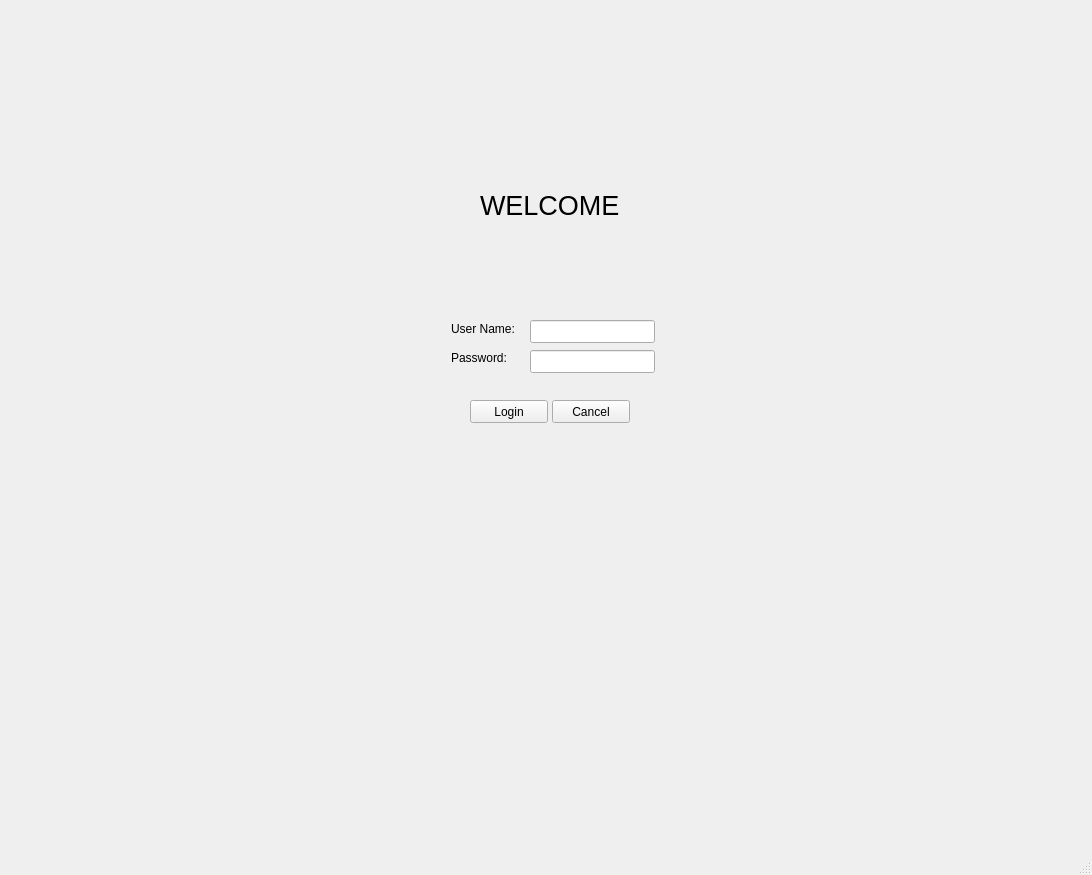
<?xml version="1.0" encoding="UTF-8"?>
<ui version="4.0">
 <class>MainWindow</class>
 <widget class="QMainWindow" name="MainWindow">
  <property name="geometry">
   <rect>
    <x>0</x>
    <y>0</y>
    <width>1092</width>
    <height>875</height>
   </rect>
  </property>
  <property name="windowTitle">
   <string>MainWindow</string>
  </property>
  <property name="inputMethodHints">
   <set>Qt::ImhHiddenText</set>
  </property>
  <widget class="QWidget" name="centralwidget">
   <widget class="QWidget" name="LoginWindow" native="true">
    <property name="geometry">
     <rect>
      <x>380</x>
      <y>80</y>
      <width>341</width>
      <height>521</height>
     </rect>
    </property>
    <widget class="QLabel" name="lb_Welcome">
     <property name="geometry">
      <rect>
       <x>100</x>
       <y>100</y>
       <width>141</width>
       <height>51</height>
      </rect>
     </property>
     <property name="font">
      <font>
       <pointsize>20</pointsize>
      </font>
     </property>
     <property name="text">
      <string>WELCOME</string>
     </property>
    </widget>
    <widget class="QPushButton" name="btn_Cancel">
     <property name="geometry">
      <rect>
       <x>172</x>
       <y>320</y>
       <width>78</width>
       <height>23</height>
      </rect>
     </property>
     <property name="text">
      <string>Cancel</string>
     </property>
    </widget>
    <widget class="QPushButton" name="btn_Login">
     <property name="geometry">
      <rect>
       <x>90</x>
       <y>320</y>
       <width>78</width>
       <height>23</height>
      </rect>
     </property>
     <property name="text">
      <string>Login</string>
     </property>
    </widget>
    <widget class="QLabel" name="lb_User">
     <property name="geometry">
      <rect>
       <x>71</x>
       <y>241</y>
       <width>71</width>
       <height>16</height>
      </rect>
     </property>
     <property name="text">
      <string>User Name:</string>
     </property>
    </widget>
    <widget class="QLineEdit" name="Passw_data">
     <property name="geometry">
      <rect>
       <x>150</x>
       <y>270</y>
       <width>125</width>
       <height>23</height>
      </rect>
     </property>
     <property name="inputMethodHints">
      <set>Qt::ImhSensitiveData</set>
     </property>
    </widget>
    <widget class="QLabel" name="lb_password">
     <property name="geometry">
      <rect>
       <x>71</x>
       <y>270</y>
       <width>61</width>
       <height>16</height>
      </rect>
     </property>
     <property name="text">
      <string>Password:</string>
     </property>
    </widget>
    <widget class="QLineEdit" name="User_input">
     <property name="geometry">
      <rect>
       <x>150</x>
       <y>240</y>
       <width>125</width>
       <height>23</height>
      </rect>
     </property>
     <property name="inputMethodHints">
      <set>Qt::ImhUppercaseOnly</set>
     </property>
    </widget>
   </widget>
  </widget>
  <widget class="QMenuBar" name="menubar">
   <property name="geometry">
    <rect>
     <x>0</x>
     <y>0</y>
     <width>1092</width>
     <height>20</height>
    </rect>
   </property>
  </widget>
  <widget class="QStatusBar" name="statusbar"/>
 </widget>
 <resources/>
 <connections/>
</ui>
